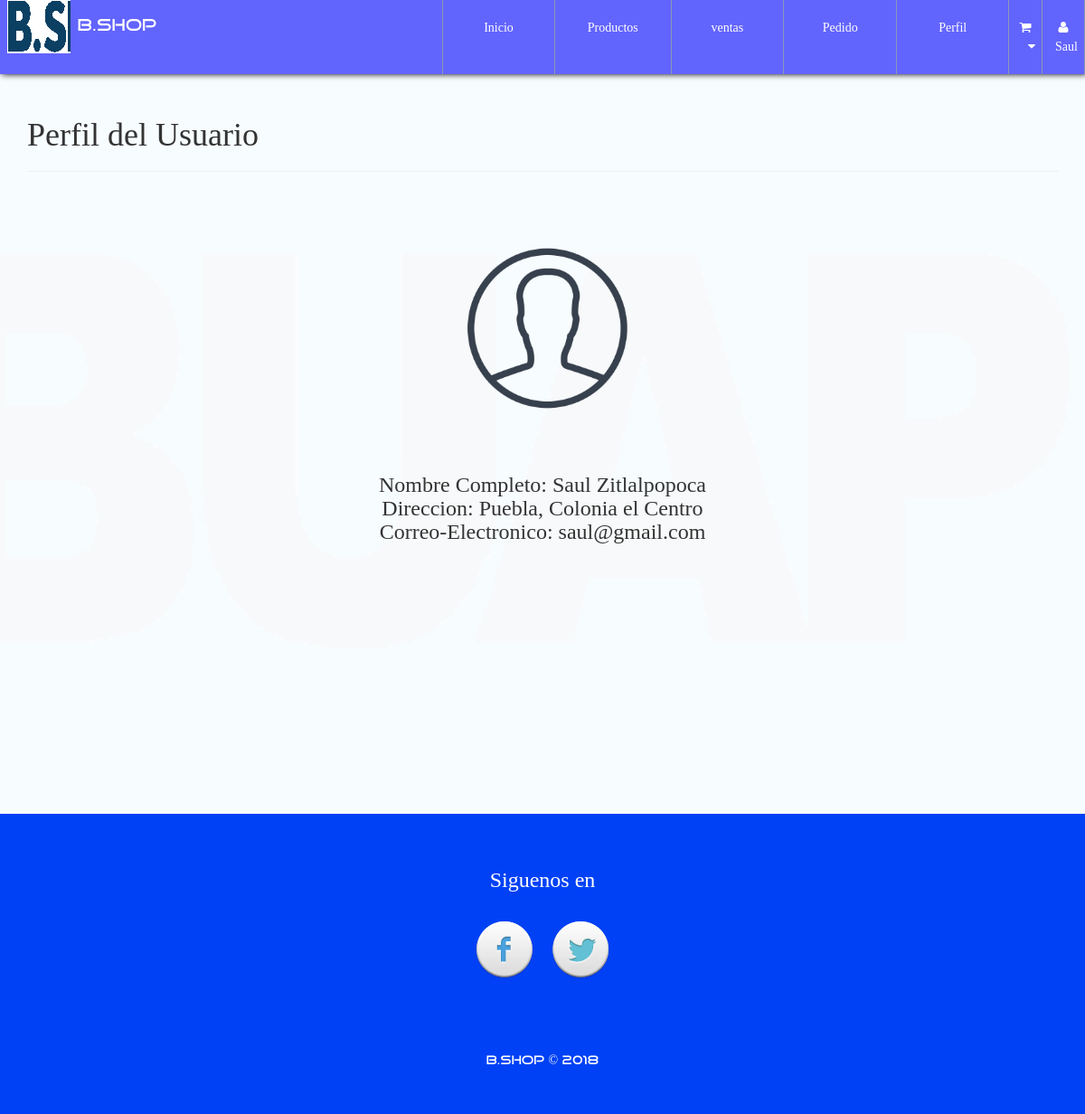
The app's page /perfil.php (signed in) with its own data.
### tables this page shows
CREATE TABLE IF NOT EXISTS `cliente` (
  `NIT` varchar(30) NOT NULL,
  `Nombre` varchar(30) NOT NULL,
  `NombreCompleto` varchar(70) NOT NULL,
  `Apellido` varchar(70) NOT NULL,
  `Clave` text NOT NULL,
  `Direccion` varchar(200) NOT NULL,
  `Telefono` int(20) NOT NULL,
  `Email` varchar(30) NOT NULL,
  PRIMARY KEY (`NIT`)
);

### library/consulSQL.php (called while the page is built, shortened)
<?php
class ejecutarSQL {
    public static function conectar(){
        if(!$con=  mysql_connect(SERVER,USER,PASS)){
            die("Error en el servidor, verifique sus datos");
        }
        return $con;
    }
    public static function consultar($query) {
        if (!$consul = mysql_query($query, ejecutarSQL::conectar())) {
            die(mysql_error().'Error en la consulta SQL ejecutada');
        }
        return $consul;
    }
}

### perfil.php (the view, shortened to what this page needs)
<?php
include './library/consulSQL.php';
?>
<!DOCTYPE html>
<html lang="es">
<head>
    <?php include './inc/link.php'; ?>
    <link rel="stylesheet" type="text/css" href="css/comentario.css">
</head>
<body id="container-page-index">
    <?php include './inc/navbar.php'; ?>
    <section id="container-pedido">
        <div class="container">
            <div class="page-header">
              <h1>Perfil del Usuario</h1>
            </div>
            <br><br><br>
            <div class="row">
                    <div id="form-compra">
                            <?php
                              $user = $_SESSION['nombreUser'];
                                if(!$_SESSION['nombreUser']=="" &&!$_SESSION['claveUser']==""){
                                    $resultado = ejecutarSQL::consultar("SELECT * FROM cliente WHERE Nombre='".$user."'");
                                    if($datos=mysql_fetch_array($resultado)){
                                      echo'<img class="perfil" src="./img/person2.png"';
                                      echo "
                                      <br><H3 class='datos'> Nombre Completo: ".$datos['NombreCompleto']." ".$datos['Apellido']." <br> Direccion: ".$datos['Direccion']."<br>Correo-Electronico: ".$datos['Email'].
                                      "</H3>";
                                    }
                                }else{
                                  header('location: localhost/mercado_BUAP/index.php');
                                }
                            ?>
                    </div>
            </div>
        </div>
    </section>
    <?php include './inc/footer.php'; ?>
</body>
</html>

### css/style.css (style rules this page uses)
body { font-family: "FontFamilySPro"; line-height: 1.5; font-size: 1.4em; width: 100%; height: 100%; margin: 0px; padding: 0px; background-position: center center; background-repeat: no-repeat; background-attachment: fixed; background-size: cover; background-color: #fff; }
section { width: 100%; margin: 0px; padding: 90px 0px; }
#container-page-index { background-image: url(../assets/img/font-indexx.png); }
#store, #infoproduct, #container-pedido { background-color: rgba(255,255,255,.97); min-height: 900px; }

### css/comentario.css (style rules this page uses)
.perfil { position: relative; left: 500px; width: 180px; height: 180px; }
.datos { position: relative; top: 50px; text-align: center; }

### records on screen
cliente: NombreCompleto "Saul", Apellido "Zitlalpopoca", Direccion "Puebla, Colonia el Centro", Email "saul@gmail.com"

### other values on screen
$_SESSION['nombreUser'] "Saul"
